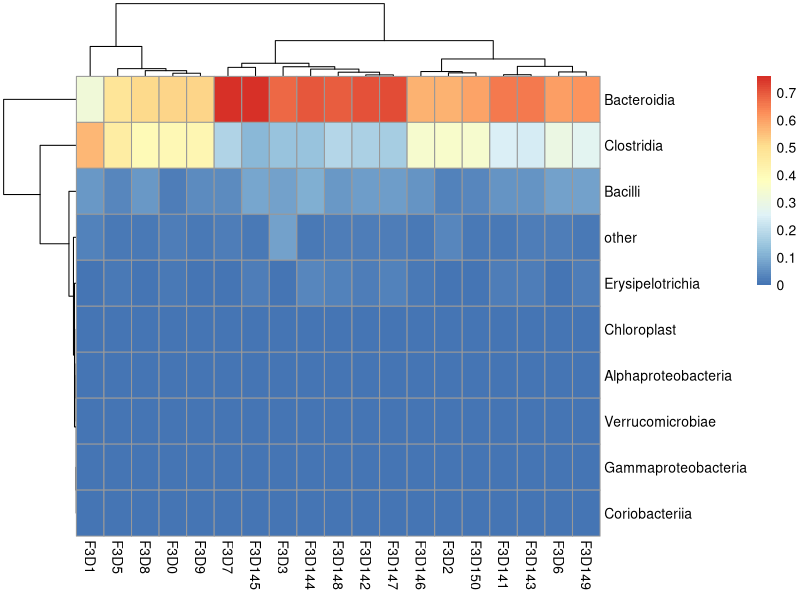
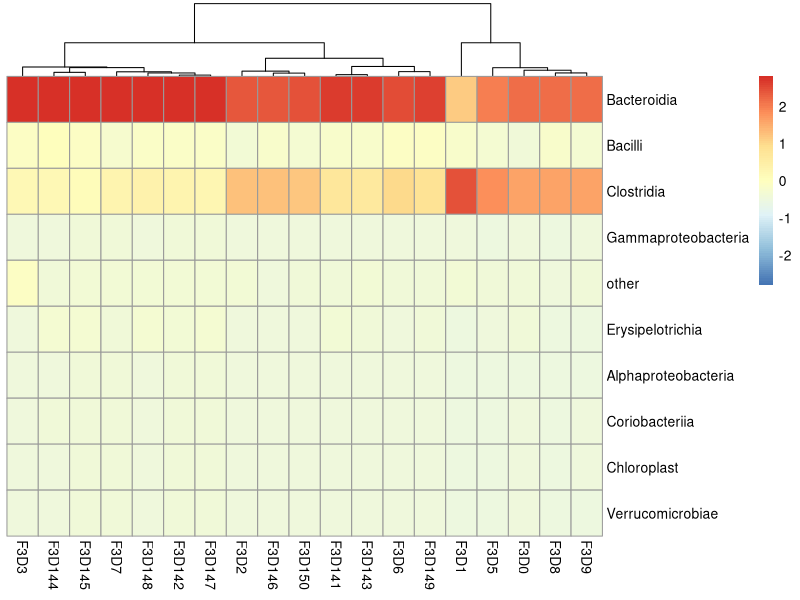
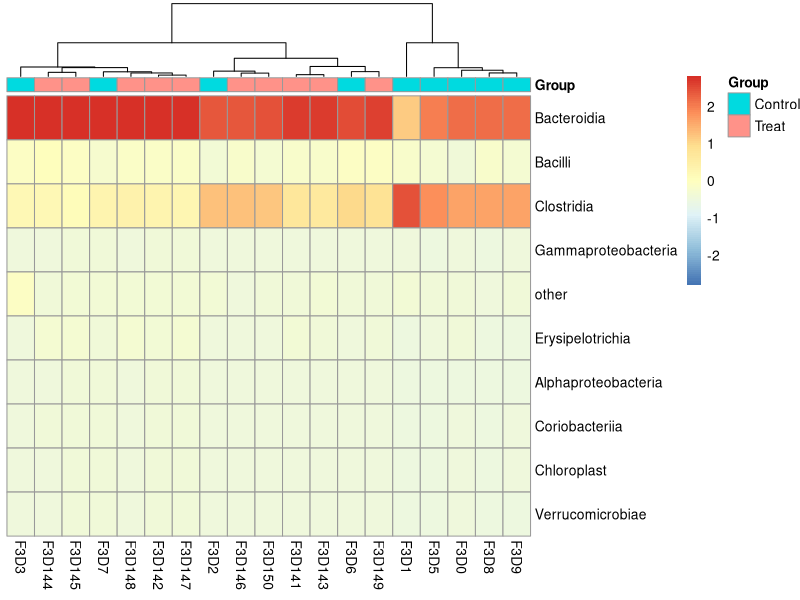
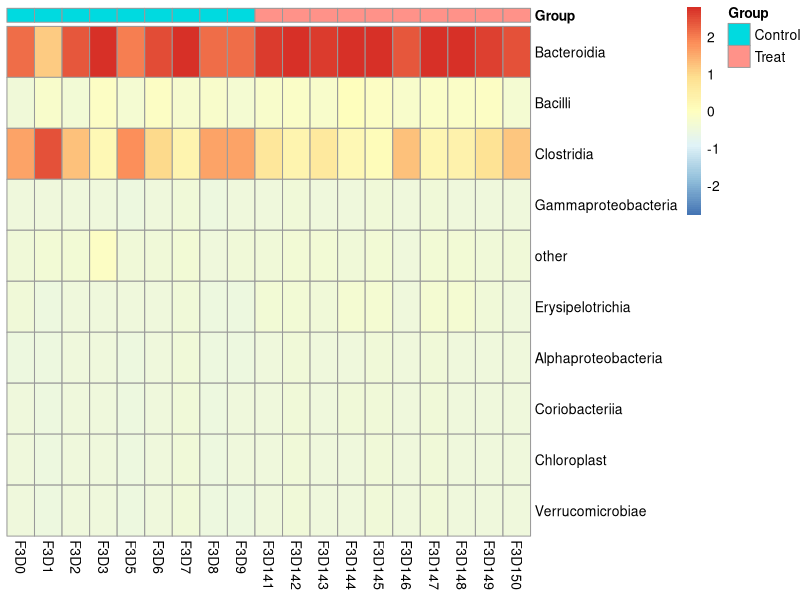

R code for these plots, in order:
data<-read.csv('re_class.csv', header=T,row.names = 1) 
group<-read.csv('design.csv',header = T)


annotation_col <- data.frame(Group=factor(group$group))
rownames(annotation_col) <- group$names


library(pheatmap)
install.packages("pheatmap")
pheatmap(head(data,n=10))
pheatmap(head(data,n=30),scale='column',cluster_rows = F)
pheatmap(head(data,n=30),scale='column',cluster_rows = F,annotation_col=annotation_col)
pheatmap(head(data,n=30),scale='column',cluster_rows = F,cluster_cols = F,annotation_col=annotation_col)
